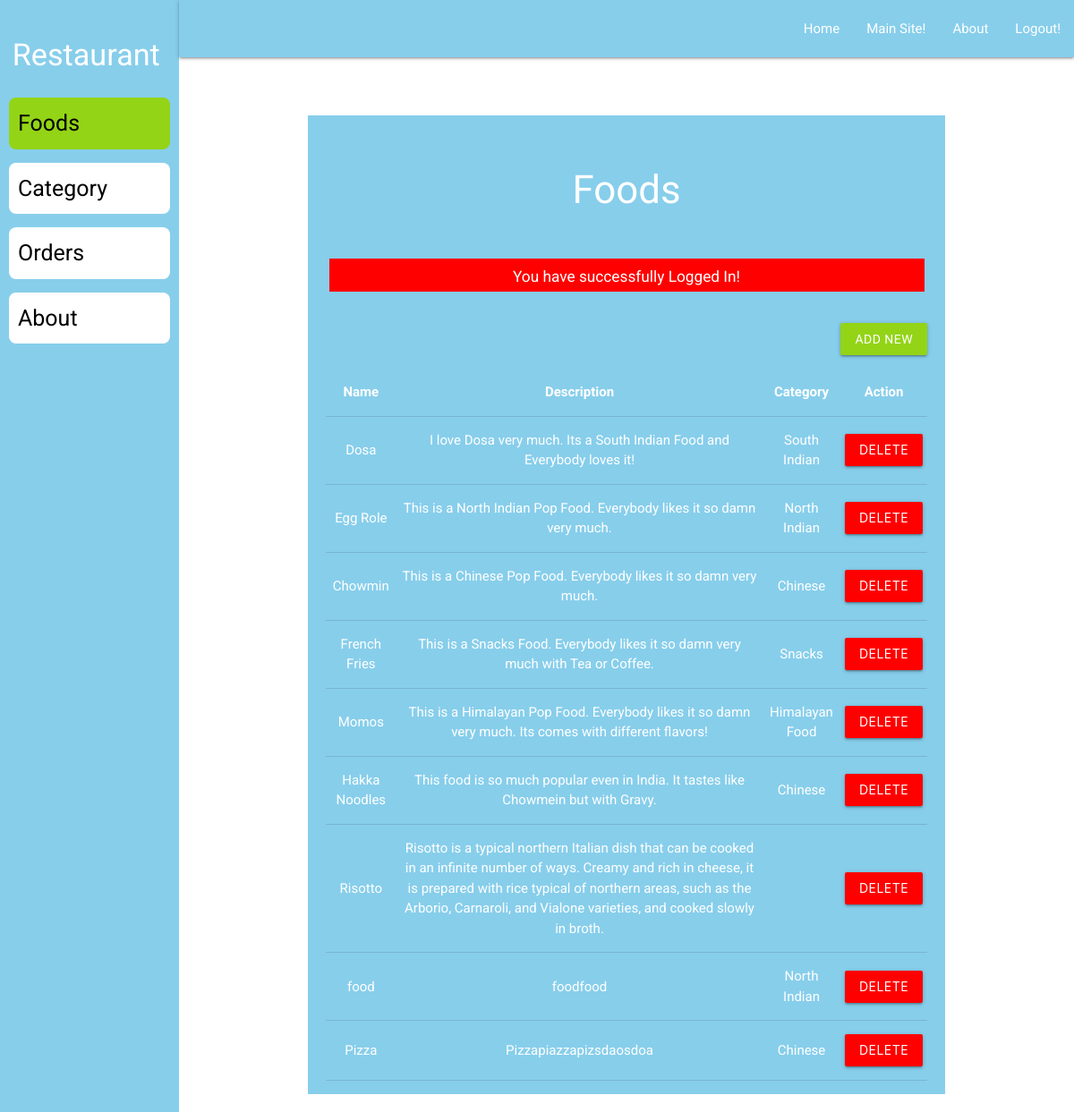
The app's page /admin/food-list.php (signed in) with its own data.
### tables this page shows
CREATE TABLE `food`  (
  `id` int NOT NULL AUTO_INCREMENT,
  `cat_id` int NOT NULL,
  `fname` varchar(50) NOT NULL,
  `description` varchar(500) NOT NULL,
  `filename` varchar(255) NOT NULL,
  PRIMARY KEY (`id`) USING BTREE
);

CREATE TABLE `categories`  (
  `id` int NOT NULL AUTO_INCREMENT,
  `name` varchar(250) NOT NULL,
  `short_desc` varchar(250) NOT NULL,
  `long_desc` varchar(500) NOT NULL,
  `filename` varchar(255) NOT NULL,
  PRIMARY KEY (`id`) USING BTREE
);

### admin/food-list.php (the view, shortened to what this page needs)
<?php require('layout/header.php'); ?>
<?php require('layout/left-sidebar-long.php'); ?>
<?php require('layout/topnav.php'); ?>
<?php require('layout/left-sidebar-short.php'); ?>
<?php require('../backends/connection-pdo.php');
$sql = 'SELECT food.id, food.fname, food.description, categories.name
        FROM food
        LEFT JOIN categories
        ON food.cat_id = categories.id';
$query  = $pdoconn->prepare($sql);
$query->execute();
$arr_all = $query->fetchAll(PDO::FETCH_ASSOC);
?>
<div class="section white-text main-background-color">
	<div class="section">
		<h3>Foods</h3>
	</div>
  <?php
    if (isset($_SESSION['msg'])) {
        echo '<div class="section center" style="margin: 5px 35px;"><div class="row" style="background: red; color: white;">
        <div class="col s12">
            <h6>'.$_SESSION['msg'].'</h6>
            </div>
        </div></div>';
    }
    ?>
	<div class="center food__list_padding">
        <div class="section right">
            <a href="food-add.php" class="btn btn-add">Add New</a>
        </div>
		<table class="centered responsive-table food__list_padding">
        <thead>
          <tr>
              <th>Name</th>
              <th>Description</th>
              <th>Category</th>
              <th>Action</th>
          </tr>
        </thead>
        <tbody>
          <?php
            foreach ($arr_all as $key) {
          ?>
          <tr>
            <td><?php echo $key['fname']; ?></td>
            <td><?php echo $key['description']; ?></td>
            <td><?php echo $key['name']; ?></td>
            <td>
                <a href="../backends/admin/food-delete.php?id=<?php echo $key['id']; ?>">
                    <button class="btn btn-remove" data-badge-caption="">
                        Delete
                    </button>
                </a>
            </td>
          </tr>
          <?php } ?>
        </tbody>
      </table>
	</div>
</div>
<?php require('layout/footer.php'); ?>

### css/form-style.css (style rules this page uses)
body { font-family: "Roboto", sans-serif; -webkit-font-smoothing: antialiased; -moz-osx-font-smoothing: grayscale; }
.btn, .btn:active, .btn:hover { background: #ee6e73 !important; width: 100%; }
.row { margin-bottom: 0 !important; }
.col { padding: 0 !important; }

### css/style.css (style rules this page uses)
.btn-add { background-color: #93D417!important; }
.btn-remove { background-color: red!important; }
.main-background-color { background-color: skyblue!important; }
.food__list_padding { padding: 0 20px; }

### records on screen
food: fname "Dosa", description "I love Dosa very much. Its a South Indian Food and Everybody loves it!", categories.name "South Indian"
food: fname "Egg Role", description "This is a North Indian Pop Food. Everybody likes it so damn very much.", categories.name "North Indian"
food: fname "Chowmin", description "This is a Chinese Pop Food. Everybody likes it so damn very much.", categories.name "Chinese"
food: fname "French Fries", description "This is a Snacks Food. Everybody likes it so damn very much with Tea or Coffee.", categories.name "Snacks"
food: fname "Momos", description "This is a Himalayan Pop Food. Everybody likes it so damn very much. Its comes with different flavors!", categories.name "Himalayan Food"
food: fname "Hakka Noodles", description "This food is so much popular even in India. It tastes like Chowmein but with Gravy.", categories.name "Chinese"
food: fname "Risotto", description "Risotto is a typical northern Italian dish that can be cooked in an infinite number of ways. Creamy and rich in cheese, it is prepared with rice typical of northern areas, such as the Arborio, Carnaroli, and Vialone varieties, and cooked slowly in broth."
food: fname "food", description "foodfood", categories.name "North Indian"
food: fname "Pizza", description "Pizzapiazzapizsdaosdoa", categories.name "Chinese"

### other values on screen
$_SESSION['msg'] "You have successfully Logged In!"
